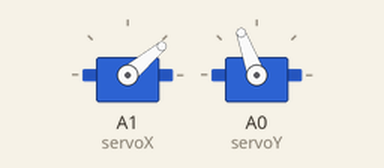
This sketch was run on a simulated Arduino Uno, built with avr-gcc and run on an emulated ATmega328P. Parts: 2 × servo.

Above: at 0.05 s.
At 1.5 s:
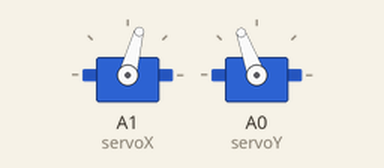
At 3.0 s:
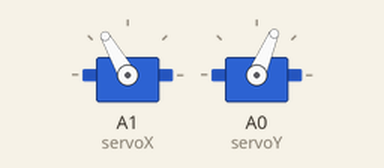
At 8.0 s:
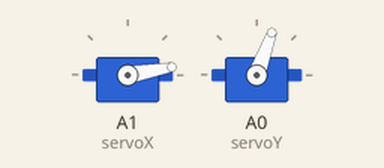
Timing chart, 0 to 10.4 s (numbered marks = the images above):
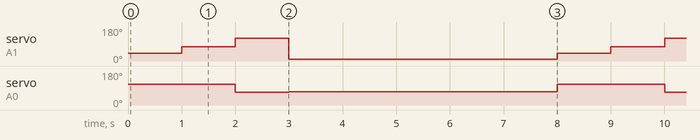

Measured:
- by itself, servo on A1 (servoX): repeats every 8.0 s: 120° 1.0 s, 10° 5.0 s, 40° 1.0 s, 75° 1.0 s
- by itself, servo on A0 (servoY): repeats every 8.0 s: 70° 5.0 s, 110° 2.0 s, 67° 1.0 s

The sketch:

u7.ino
```cpp
#include <Servo.h>
Servo servoX, servoY;

void setup()
{
  servoX.attach(A1);
  servoY.attach(A0);
}

void loop()
{
  servoX.write(40);
  servoY.write(110);

  delay(1000);

  servoX.write(75);
  servoY.write(110);

  delay(1000);

  servoX.write(120);
  servoY.write(67);

  delay(1000);

  servoX.write(10);
  servoY.write(70);

  delay(5000);
}
```
